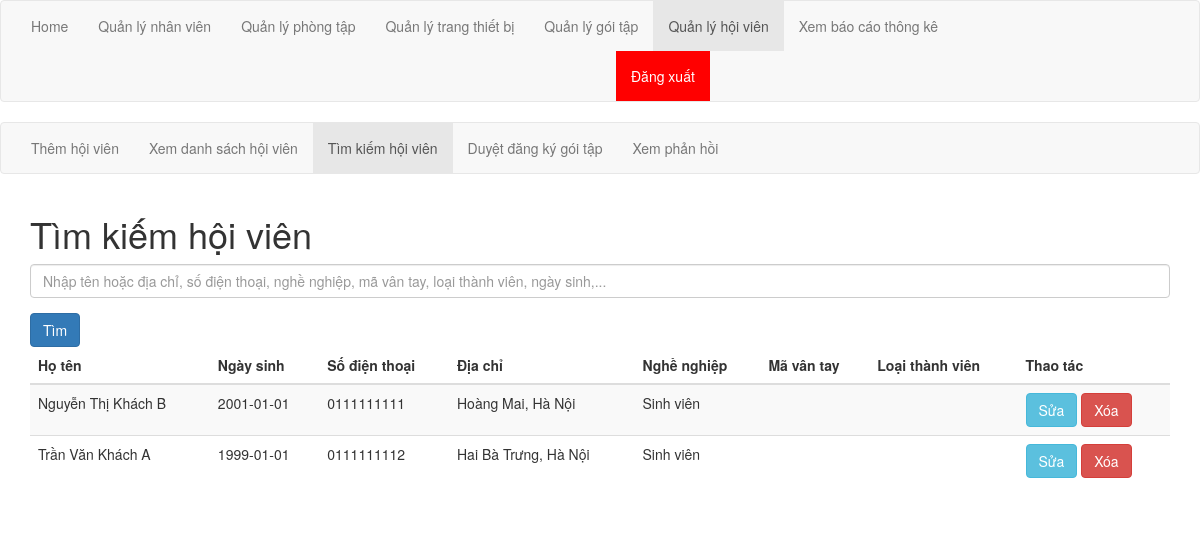
Page /php/quanLyHoiVien/searchHoiVien.php on the committed database.
### tables this page shows
CREATE TABLE `hoivien` (
  `id` bigint(20) NOT NULL,
  `hoten` varchar(50) NOT NULL,
  `ngaysinh` date NOT NULL,
  `sdt` varchar(20) NOT NULL,
  `diachi` varchar(50) NOT NULL,
  `nghenghiep` varchar(20) NOT NULL,
  `mavantay` varchar(20) NOT NULL,
  `loaithanhvien` varchar(20) NOT NULL,
  `matkhau` varchar(20) NOT NULL
);

### php/quanLyHoiVien/searchHoiVien.php (the view, shortened to what this page needs)
<!DOCTYPE html>
<html lang="en">
    <head>
        <link rel="stylesheet" href="https://maxcdn.bootstrapcdn.com/bootstrap/3.4.1/css/bootstrap.min.css">
    </head>
<body>
    <nav class="navbar navbar-default">
        <div class="container-fluid">
          <ul class="nav navbar-nav">
            <li ><a href="../home.html">Home</a></li>
            <li><a href="../../html/admin/quanLyNhanVien.html">Quản lý nhân viên</a></li>
            <li><a href="../../html/admin/quanLyPhongTap.html">Quản lý phòng tập</a></li>
            <li><a href="../../html/admin/quanLyTrangThietBi.html">Quản lý trang thiết bị</a></li>
            <li><a href="../../html/admin/quanLyGoiTap.html">Quản lý gói tập</a></li>
            <li  class="active"><a href="../../html/admin/quanLyHoiVien.html">Quản lý hội viên</a></li>
            <li><a href="../../html/admin/xemBaoCaoThongKe.html">Xem báo cáo thông kê</a></li>
            <li>
              <a style="text-align: right; background-color: red;color: white;margin-left: 600px;" onclick="return confirm('Bạn có muốn đăng xuất không?')" href="../../html/dangNhap.html"  >Đăng xuất</a>
            </li>
          </ul>
        </div>
      </nav>
      <nav class="navbar navbar-default">
        <div class="container-fluid">
          <ul class="nav navbar-nav">
            <li><a href="../../html/admin/quanLyHoiVien/searchHoiVien.html">Thêm hội viên</a></li>
            <li><a href="viewHoiVien.php">Xem danh sách hội viên </a></li>
            <li class="active" ><a href="../../html/admin/quanLyHoiVien/searchHoiVien.html">Tìm kiếm hội viên</a></li>
            <li><a href="viewDangKy.php">Duyệt đăng ký gói tập</a></li>
            <li><a href="viewPhanHoi.php">Xem phản hồi</a></li>
          </ul>
        </div>
      </nav>
            <div class="container">
            <h1>Tìm kiếm hội viên</h1>
            <form action="../../../php/quanLyHoiVien/searchHoiVien.php" method="post">
                <div class="form-group">
                    <input type="text" placeholder="Nhập tên hoặc địa chỉ, số điện thoại, nghề nghiệp, mã vân tay, loại thành viên, ngày sinh,..." id ="key" class="form-control" name="key">
                </div>
                <button type="submit" class="btn btn-primary">Tìm</button>
            </form>
                <table class="table table-striped">
                    <thead class="thead-style">
                        <tr>
                            <th>Họ tên</th>
                            <th>Ngày sinh</th>
                            <th>Số điện thoại</th>
                            <th>Địa chỉ</th>
                            <th>Nghề nghiệp</th>
                            <th>Mã vân tay</th>
                            <th>Loại thành viên</th>
                            <th>Thao tác</th>
                        </tr>
                    </thead>
                    <tbody>
                    <?php
                        $key = $_POST['key'];
                        require_once '../connect.php';
                        $search_sql = "SELECT * FROM hoivien WHERE
                        (hoten LIKE '%$key%')
                        OR (ngaysinh LIKE '%$key%')
                        OR (sdt LIKE '%$key%')
                        OR (diachi LIKE '%$key%')
                        OR (mavantay LIKE '%$key%')
                        OR (loaithanhvien LIKE '%$key%')
                        OR (nghenghiep LIKE '%$key%')
                        ";
                        $result = mysqli_query($conn, $search_sql);
                        while ($r = mysqli_fetch_assoc($result))
                        {
                        ?>
                            <tr>
                                <td><?php echo $r['hoten'] ?></td>
                                <td><?php echo $r['ngaysinh'] ?></td>
                                <td><?php echo $r['sdt'] ?></td>
                                <td><?php echo $r['diachi'] ?></td>
                                <td><?php echo $r['nghenghiep'] ?></td>
                                <td><?php echo $r['mavantay'] ?></td>
                                <td><?php echo $r['loaithanhvien'] ?></td>
                                <td><a href="editHoiVien.php?sid=<?php echo $r['id'] ?>" class="btn btn-info">Sửa</a>
                                <a onclick="return confirm('Bạn có muốn xóa hội viên này không?')" href="deleteHoiVien.php?sid=<?php echo $r['id'] ?>" class="btn btn-danger">Xóa</a></td>
                            </tr>
                        <?php
                    }
                ?>
                </tbody>
            </table>
</body>
</html>

### rows in the picture
hoivien: hoten "Nguyễn Thị Khách B", ngaysinh "2001-01-01", sdt "0111111111", diachi "Hoàng Mai, Hà Nội", nghenghiep "Sinh viên"
hoivien: hoten "Trần Văn Khách A", ngaysinh "1999-01-01", sdt "0111111112", diachi "Hai Bà Trưng, Hà Nội", nghenghiep "Sinh viên"
